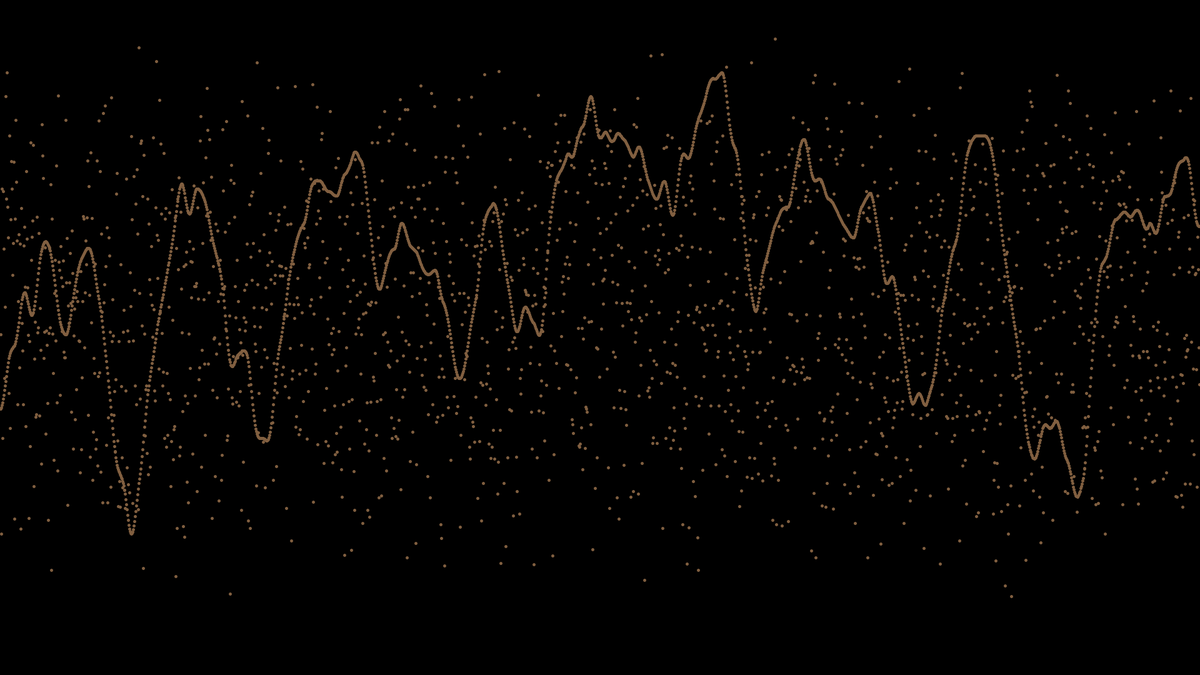
Frame 1 (no input)
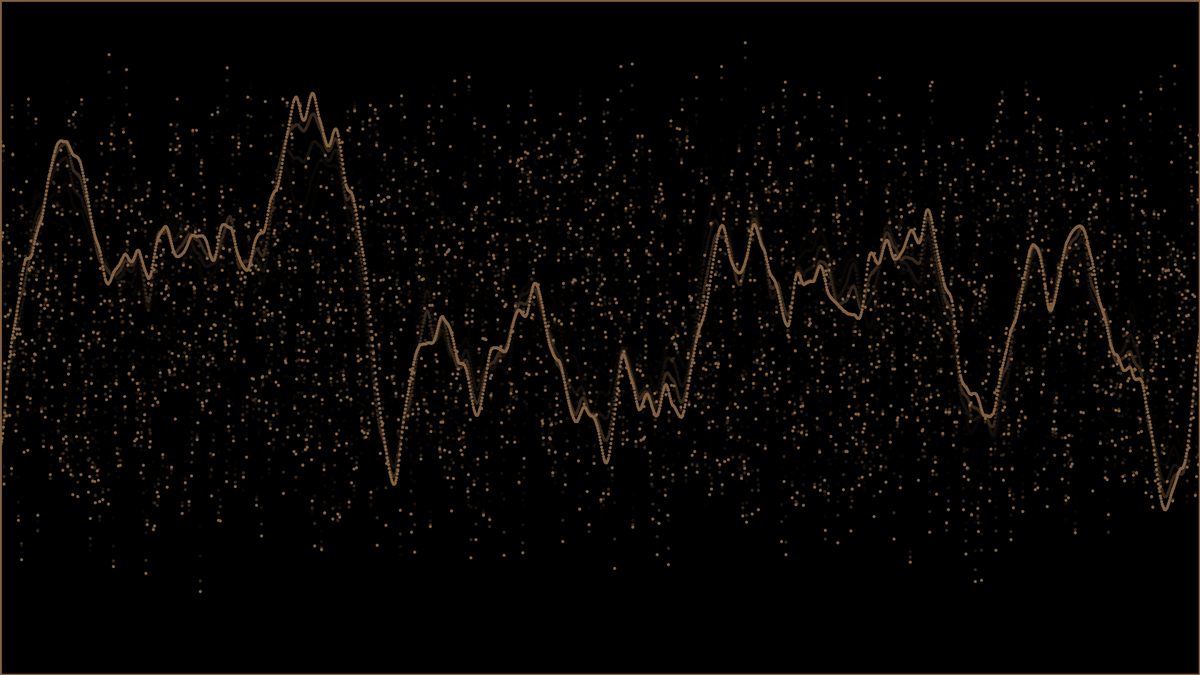
Frame 60 (the mouse pressed at the canvas centre just before this capture)
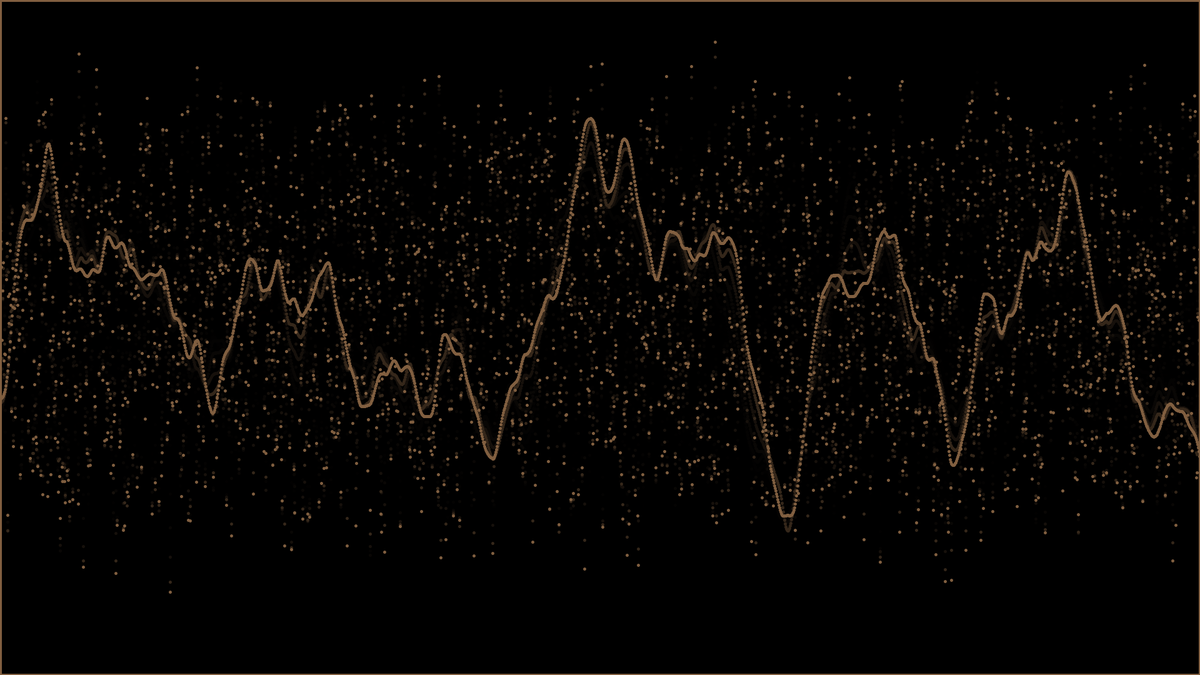
Frame 120 (the mouse held since frame 60 and released just before this capture)

The Processing sketch that drew these frames (run headless with seeded random() and noise(); from frame 60 on, the mouse is pressed at the canvas centre):

// Processing sketch: processing_63774
// ── processing_63774.pde

float time = 0;


void setup() {
frameRate(15);
  size (1920, 1080);
  background(0);
  smooth();
}

void draw() {
 fill(0,150);
  rect(0,0,width,height);
  
  float x = 0;
float y = 0;
  while (x <width) {
    strokeWeight(5);
    stroke(#815F40);
    point(x, height*noise(x/105, time));
   
    
    strokeWeight(5);
    stroke(#815F40);
    point(x, height*noise(x, time));
   
   y=y-1;
    x= x + 1;
  }
  time = time + 0.05;
}
